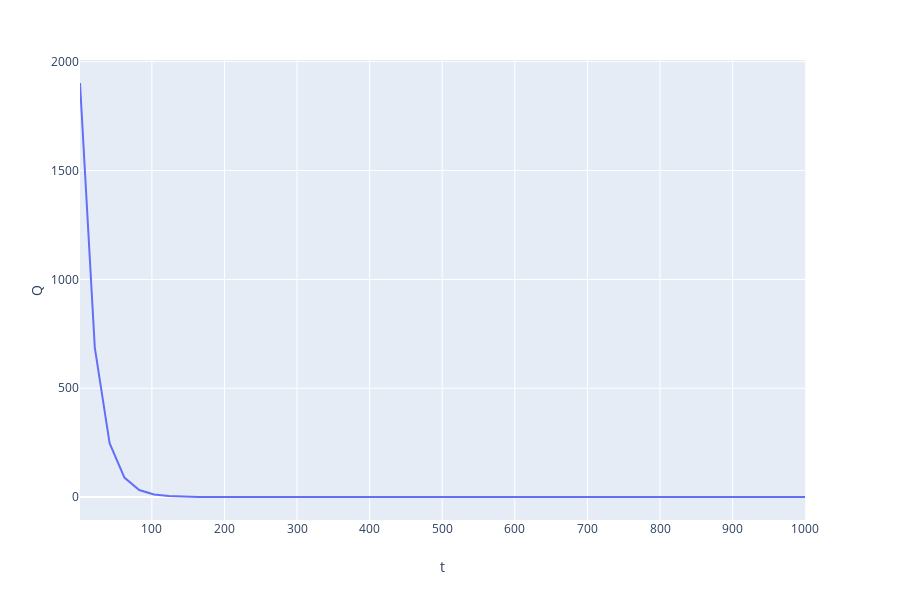

Source (notebook cell):
### Code cell
fig = px.line(data_frame =df_exp, x='t',y='Q')
fig.show()

### Figure 1 — Plotly figure (JSON) as saved in the notebook; plotly's stock layout.template omitted (floating-point values rounded to 4 significant figures)
{"data": [{"hoverlabel": {"namelength": 0}, "hovertemplate": "t=%{x}<br>Q=%{y}", "legendgroup": "", "line": {"color": "#636efa", "dash": "solid"}, "mode": "lines", "name": "", "showlegend": false, "type": "scatter", "x": [1, 21.39, 41.78, 62.16, 82.55, 102.9, 123.3, 143.7, 164.1, 184.5, 204.9, 225.3, 245.7, 266.0, 286.4, 306.8, 327.2, 347.6, 368.0, 388.4, 408.8, 429.1, 449.5, 469.9, 490.3, 510.7, 531.1, 551.5, 571.9, 592.2, 612.6, 633.0, 653.4, 673.8, 694.2, 714.6, 735.0, 755.3, 775.7, 796.1, 816.5, 836.9, 857.3, 877.7, 898.1, 918.4, 938.8, 959.2, 979.6, 1000], "xaxis": "x", "y": [1902.0, 686.4, 247.7, 89.37, 32.24, 11.63, 4.198, 1.515, 0.5465, 0.1972, 0.07115, 0.02567, 0.009263, 0.003342, 0.001206, 0.0004351, 0.000157, 5.665e-05, 2.044e-05, 7.375e-06, 2.661e-06, 9.601e-07, 3.464e-07, 1.25e-07, 4.51e-08, 1.627e-08, 5.871e-09, 2.118e-09, 7.644e-10, 2.758e-10, 9.951e-11, 3.591e-11, 1.296e-11, 4.675e-12, 1.687e-12, 6.086e-13, 2.196e-13, 7.923e-14, 2.859e-14, 1.031e-14, 3.722e-15, 1.343e-15, 4.845e-16, 1.748e-16, 6.308e-17, 2.276e-17, 8.212e-18, 2.963e-18, 1.069e-18, 3.857e-19], "yaxis": "y"}], "layout": {"height": 600, "legend": {"tracegroupgap": 0}, "margin": {"t": 60}, "xaxis": {"anchor": "y", "domain": [0, 0.98], "title": {"text": "t"}}, "yaxis": {"anchor": "x", "domain": [0, 1], "title": {"text": "Q"}}}}
